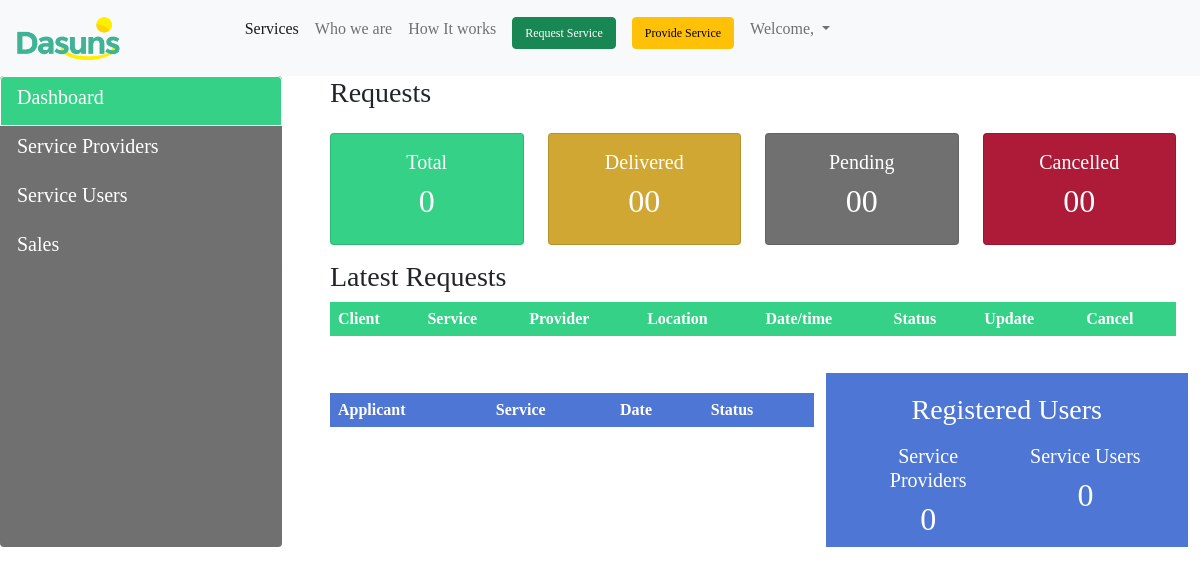
Page /dashboard/ on the earlier database version.
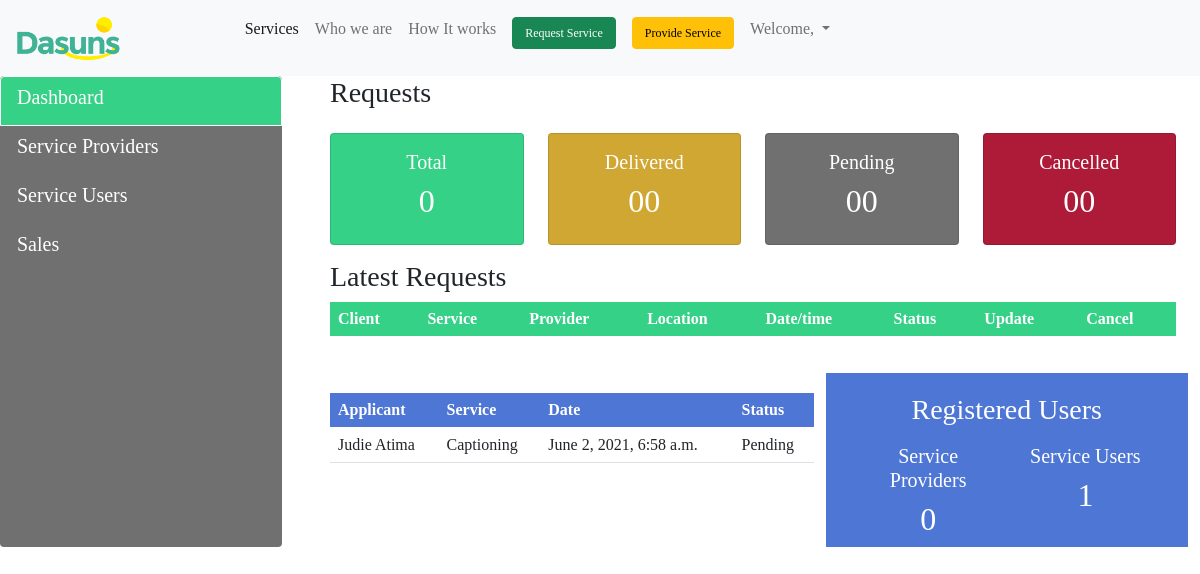
Same page on the later database version.
### profiles/models.py (models this page shows, shortened)
class Serviceprovider(models.Model):
    GENDER = (('Male', 'Male'), ('Female', 'Female'))
    SERVICE = (('Personal Support Assistance', 'Personal Support Assistance'),
               ('Ugandan Sign Language Interpreter',
                'Ugandan Sign Language Interpreter'),
               ('International Sign Language Interpreter',
                'International Sign Language Interpreter'),
               ('Captioning', 'Captioning'), ('Mobility Guide', 'Mobility Guide'),
               ('Tactile Sign Language Interpreter', 'Tactile Sign Language Interpreter'),)
    STATUS = (('Pending', 'Pending'), ('Active', 'Active'),
              ('Suspended', 'Suspended'),)
    DAY = (('Monday', 'Monday'), ('Tuesday', 'Tuesday'), ('Wednesday', 'Wednesday'), ('Thursday', 'Thursday'),
           ('Friday', 'Friday'), ('Saturday', 'Saturday'), ('Sunday', 'Sunday'))
    user = models.OneToOneField(User, on_delete=models.CASCADE)
    fullname = models.CharField(max_length=200)
    phone = models.CharField(max_length=200)
    email = models.EmailField(max_length=200, unique=True)
    nin = models.CharField(max_length=200)
    dob = models.CharField(max_length=200)
    gender = models.CharField(max_length=200, choices=GENDER,)
    phyadd = models.CharField(max_length=200)
    yearexp = models.CharField(max_length=200)
    notmidman = models.CharField(max_length=200)
    skillset = models.CharField(max_length=200)
    internet = models.CharField(max_length=200)
    qualification = models.FileField()
    portifolio = models.CharField(max_length=200, blank=True)
    profession = models.CharField(max_length=200)
    ref1name = models.CharField(max_length=200)
    ref1title = models.CharField(max_length=200)
    ref1email = models.EmailField(max_length=200)
    ref1phone = models.CharField(max_length=200)
    ref2name = models.CharField(max_length=200)
    ref2title = models.CharField(max_length=200)
    ref2email = models.EmailField(max_length=200)
    ref2phone = models.CharField(max_length=200)
    service = MultiSelectField(max_length=200, choices=SERVICE)
    availability = MultiSelectField(max_length=200, choices=DAY)
    status = models.CharField(max_length=200, choices=STATUS,)
    starttime = models.TimeField(max_length=200)
    endtime = models.TimeField(max_length=200)
    pricevisit = models.CharField(max_length=200)
    terms = models.CharField(max_length=200)
    date_created = models.DateTimeField(auto_now_add=True)
    objects = models.Manager()
    class Meta:
        ordering = ['-date_created', 'fullname']

### profiles/views.py (the view)
# urls.py: path('dashboard/', views.dashboard, name="dashboard"),
def dashboard(request):
    bookings = Booking.objects.all()
    serviceproviders = Serviceprovider.objects.all()
    serviceusers = ServiceuserModel.objects.all()
    total_serviceproviders = serviceproviders.count()
    pendingcount_serviceproviders = serviceproviders.filter(status='Pending').count()
    pending_serviceproviders = serviceproviders.filter(status='Pending')
    active_serviceproviders = serviceproviders.filter(status='Active')
    activecount_serviceproviders = serviceproviders.filter(status='Active').count()
    suspended_serviceproviders = serviceproviders.filter(status='Suspended')
    suspendedcount_serviceproviders = serviceproviders.filter(status='Suspended').count()
    total_serviceusers = serviceusers.count()
    total_bookings = bookings.count()
    myFilter = ServiceproviderFilter(request.GET, queryset=active_serviceproviders)
    active_serviceproviders = myFilter.qs
    userFilter = ServiceproviderFilter(request.GET, queryset=serviceusers)
    serviceusers = userFilter.qs
    paginator = Paginator(serviceusers, 5)
    page_number = request.GET.get('page', 1)
    try:
        page_obj = paginator.get_page(page_number)
    except EmptyPage:
        page_number(1)
    context = {'bookings': bookings, 'serviceproviders': serviceproviders, 'serviceusers': serviceusers,
               'total_serviceproviders': total_serviceproviders, 'pending_serviceproviders': pending_serviceproviders,
               'active_serviceproviders': active_serviceproviders, 'activecount_serviceproviders': activecount_serviceproviders, 'suspended_serviceproviders': suspended_serviceproviders,
               'pendingcount_serviceproviders': pendingcount_serviceproviders, 'suspendedcount_serviceproviders': suspendedcount_serviceproviders,
               'total_serviceusers': total_serviceusers,
               'total_bookings':total_bookings, 'myFilter': myFilter,
               'page_obj': page_obj}
    return render(request, 'profiles/dashboard.html', context)

### profiles/templates/profiles/dashboard.html (shortened to what the changed rows need)
{% load static %}
<html lang="en">
  <head>
    <link
      rel="stylesheet"
      type="text/css"
      href="{% static '/css/bootstrap/css/bootstrap.css' %}"
    />
    <link
      rel="stylesheet"
      type="text/css"
      href="{% static '/css/styles.css' %}"
    />
  </head>
  <body>
    <div>
      <div class="row">
        <div class="col-9">
          <div class="tab-content" id="nav-tabContent">
            <div
              class="tab-pane fade show active"
              id="list-home"
              role="tabpanel"
              aria-labelledby="list-home-list">
              <div class="container">
                <div class="row">
                  <div class="col-md">
                    <div
                      class="card text-center"
                      style="color: #fff; background-color: #35d187"
                    >
                      <div class="card-body">
                        <h2>{{total_bookings}}</h2>
                      </div>
                    </div>
                  </div>
                  <div class="col-md">
                    <div
                      class="card text-center"
                      style="color: #fff; background-color: #d0a733"
                    >
                      <div class="card-body">
                        <h2>00</h2>
                      </div>
                    </div>
                  </div>
                  <div class="col-md">
                    <div
                      class="card text-center"
                      style="color: #fff; background-color: #707070"
                    >
                      <div class="card-body">
                        <h2>00</h2>
                      </div>
                    </div>
                  </div>
                  <div class="col-md">
                    <div
                      class="card text-center"
                      style="color: #fff; background-color: #ae1b38"
                    >
                      <div class="card-body">
                        <h2>00</h2>
                      </div>
                    </div>
                  </div>
                </div>
                <div>
                  <table class="table">
                    <thead
                      class="thead-dark"
                      style="color: #fff; background-color: #35d187"
                    >
                      <tr>
                        <th scope="col">Client</th>
                        <th scope="col">Service</th>
                        <th scope="col">Provider</th>
                        <th scope="col">Location</th>
                        <th scope="col">Date/time</th>
                        <th scope="col">Status</th>
                        <th scope="col">Update</th>
                        <th scope="col">Cancel</th>
                      </tr>
                    </thead>
                  </table>
                </div>
                <div>
                  <div class="row">
                    <div
                      class="col-md-7"
                      style="margin-top: 20px; padding-top: 20px"
                    >
                      <div>
                        <table class="table">
                          <thead
                            class="thead-dark"
                            style="
                              color: #fff;
                              background-color: #4e76d5;
                              margin-top: 20px;
                            "
                          >
                            <tr>
                              <th scope="col">Applicant</th>
                              <th scope="col">Service</th>
                              <th scope="col">Date</th>
                              <th scope="col">Status</th>
                            </tr>
                          </thead>
                          <tbody>
                            {% for serviceprovider in pending_serviceproviders %}
                            <tr>
                              <td>{{serviceprovider.fullname}}</td>
                              <td>{{serviceprovider.service}}</td>
                              <td>{{serviceprovider.date_created}}</td>
                              <td>{{serviceprovider.status}}</td>
                            </tr>
                            {% endfor %}
                          </tbody>
                        </table>
                      </div>
                    </div>
                    <div
                      class="col-md-5 text-center"
                      style="
                        color: #fff;
                        background-color: #4e76d5;
                        margin-top: 20px;
                        padding-top: 20px;
                      "
                    >
                      <div>
                        <div class="container" style="padding-top: 10px">
                          <div class="row">
                            <div class="col">
                              <h2>{{activecount_serviceproviders}}</h2>
                            </div>
                            <div class="col">
                              <h5>Service Users</h5>
                              <h2>{{total_serviceusers}}</h2>
                            </div>
                          </div>
                        </div>
                      </div>
                    </div>
                  </div>
                </div>
              </div>
            </div>
          </div>
        </div>
      </div>
    </div>
  </body>
</html>

Differences in the rows shown:
added Serviceprovider: fullname "Judie Atima", service "Captioning", date_created "June 2, 2021, 6:58 a.m.", status "Pending"
Other differences:
{{ total_serviceusers }}: "0" → "1"
